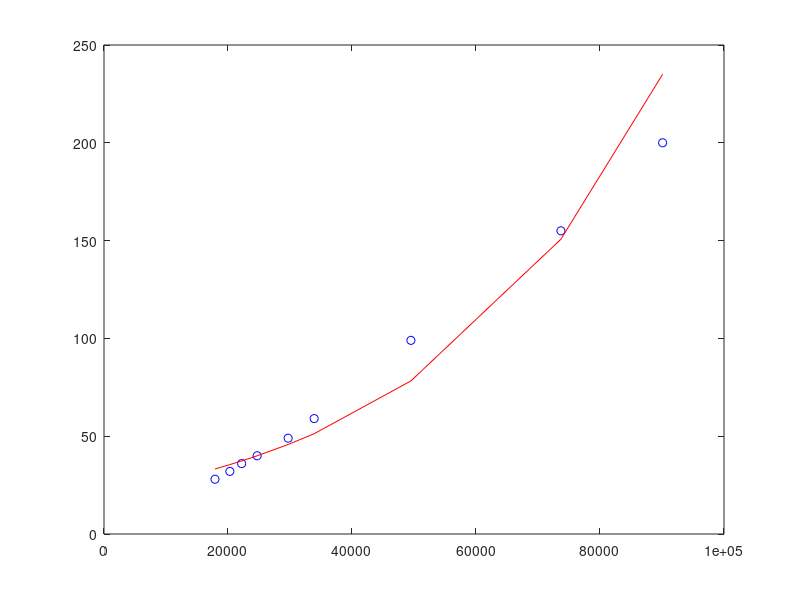

Here is the MATLAB script that generated this plot:
clear all;
clc;

x = 10^4 * [1.79    2.03    2.22    2.47    2.97    3.39    4.95    7.37    9.01];
y = 10^2 * [0.28    0.32    0.36    0.40    0.49    0.59    0.99    1.55    2.00];
Y = log(y);
n = length(x);

b = (sum(x)*sum(Y) - n*dot(x,Y))/((sum(x))^2 - n*dot(x,x));
a = (sum(Y) - b*sum(x))/n;
A = exp(a);

y = exp(Y);
plot(x,y,'bo');
hold on;
plot(x,A*exp(b*x),'r');